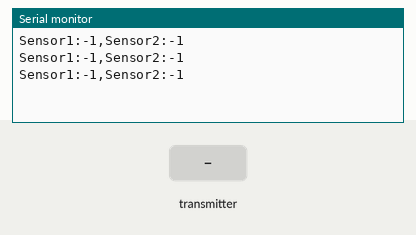
Bench run of a sketch on a simulated Arduino Uno, built with avr-gcc and run on an emulated ATmega328P. On the bench: the last lines printed to the serial monitor. The inputs (shaded band) are chosen by the test bench. No radio packets arrive unless stated.

Above: at 1.2 s.
1.3 s: the transmitter starts sending calidadAire.0 = 0
At 1.9 s:
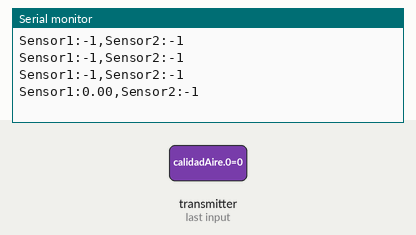
2.8 s: the transmitter starts sending calidadAire.0 = 25
At 3.4 s:
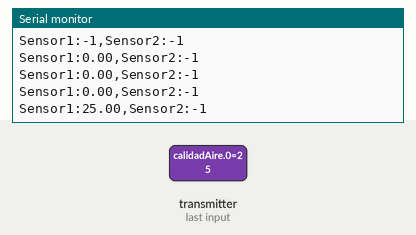
Timing chart, 0 to 5.8 s (numbered marks = the images above; inputs shaded):
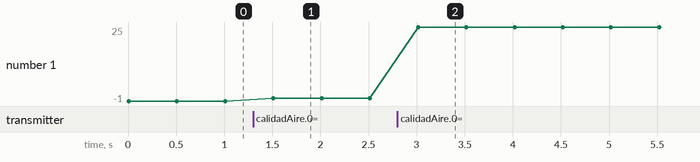

Measured:
- after the input at 1.3 s, the serial monitor: prints a new line after 0.21 s (image 1)
- after the input at 2.8 s, the serial monitor: prints a new line after 0.21 s (image 2)
- plotted number 1: -1 → 0 after the input at 1.3 s, 0 → 25 after the input at 2.8 s

The sketch:

RECEPTOR.ino
```cpp
#include <SPI.h>
#include "nRF24L01.h"
#include "RF24.h"

//Se declara los pines CE y CSN
#define CE_PIN 9
#define CSN_PIN 10

//Variable con la direccion de canal a transmitir
const uint64_t direccion[] = {0x7878787878LL, 0xB3B4B5B6F1LL, 0xB3B4B5B6CDLL, 0xB3B4B5B6A3LL, 0xB3B4B5B60FLL, 0xB3B4B5B605LL };

//Objeto radio
RF24 radio(CE_PIN, CSN_PIN);

//vector de datos a enviar
float calidadAire[1];

void setup()
{
  Serial.begin(9600);
  //Inicializamos la antena NRF24L01
  radio.begin();
  //Se abre el canal de lectura
  radio.openReadingPipe(0,direccion[0]);
  radio.openReadingPipe(1,direccion[1]);
  //Se comienza a escuchar por el canal
  radio.startListening();
}

void loop()
{
  byte pipe_num = 0;
  byte pipe_num1 = 1;
  String cadena_Datos = "";
  String Sensor1 = "";
  String Sensor2 = "";
  //Se verifica si el radio esta disponible

  cadena_Datos += "Sensor1:";
  if ( radio.available(&pipe_num) )
  {
      Sensor1 = ReciveLectureNRF(pipe_num);
      cadena_Datos += Sensor1;
  }
  else
  {
    cadena_Datos += "-1"; //Si la radio no esta disponible se envia un -1
  }
  //Se verifica si el radio esta disponible
  cadena_Datos += ",";
  cadena_Datos += "Sensor2:";
  if ( radio.available(&pipe_num1) )
  {
      Sensor2 = ReciveLectureNRF(pipe_num1);
      cadena_Datos += Sensor2;
  }
  else
  {
    cadena_Datos += "-1";//Si la radio no esta disponible se envia un -1
  }
  cadena_Datos += "\n";
  Serial.print(cadena_Datos);
  delay(500);
}

String ReciveLectureNRF(int pipe)
{
    radio.read( calidadAire, sizeof(calidadAire) );
    return String(calidadAire[0]);
}
```
